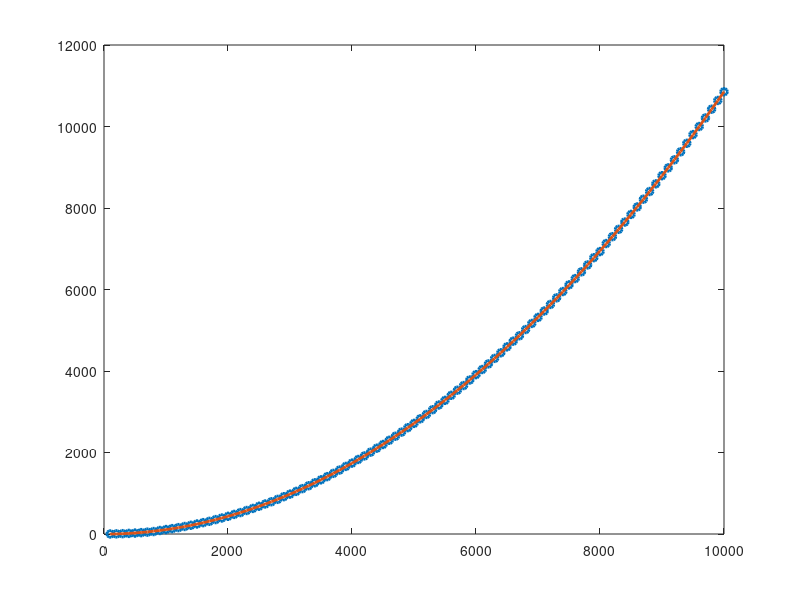

This chart was generated by the following MATLAB code: (Note: this script raises an error after producing the figure.)
addpath('../../scripts/octave');
destdir = "../../../latex/images";
relImgDir = "images";

b = load("singlebox.csv");

npart = b(:,1);
ips = b(:,2);

msPerIter = 1000 ./ ips;

fit = polyfit(npart, msPerIter, 2);
h = plot(npart, msPerIter, "o", npart, polyval(fit, npart));
axis([0 1 0 12000],'autox');
set(h, "linewidth", 2);
set(h, "markersize", 5);

name='quadraticComplexity';
ylabrule='0.3cm';
xlab='Number of particles ($n$)';
ylab='Milliseconds per iteration';
width='700';
height='500';
makeGraph(name,destdir,relImgDir,xlab,ylab,ylabrule,width,height);
